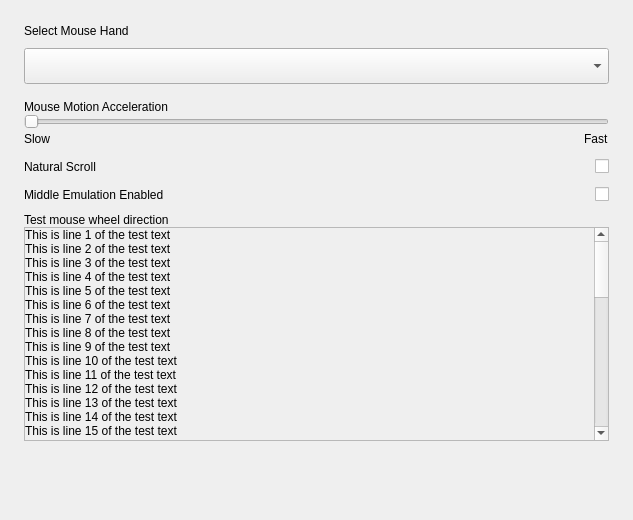
<?xml version="1.0" encoding="UTF-8"?>
<ui version="4.0">
 <class>MousePage</class>
 <widget class="QWidget" name="MousePage">
  <property name="geometry">
   <rect>
    <x>0</x>
    <y>0</y>
    <width>633</width>
    <height>520</height>
   </rect>
  </property>
  <property name="windowTitle">
   <string>Form</string>
  </property>
  <layout class="QVBoxLayout" name="verticalLayout_5">
   <property name="spacing">
    <number>0</number>
   </property>
   <property name="leftMargin">
    <number>0</number>
   </property>
   <property name="topMargin">
    <number>0</number>
   </property>
   <property name="rightMargin">
    <number>0</number>
   </property>
   <property name="bottomMargin">
    <number>0</number>
   </property>
   <item>
    <widget class="QScrollArea" name="scrollArea">
     <property name="frameShape">
      <enum>QFrame::NoFrame</enum>
     </property>
     <property name="widgetResizable">
      <bool>true</bool>
     </property>
     <widget class="QWidget" name="scrollAreaWidgetContents">
      <property name="geometry">
       <rect>
        <x>0</x>
        <y>0</y>
        <width>633</width>
        <height>520</height>
       </rect>
      </property>
      <layout class="QVBoxLayout" name="verticalLayout_2">
       <property name="spacing">
        <number>0</number>
       </property>
       <property name="leftMargin">
        <number>24</number>
       </property>
       <property name="topMargin">
        <number>24</number>
       </property>
       <property name="rightMargin">
        <number>24</number>
       </property>
       <property name="bottomMargin">
        <number>40</number>
       </property>
       <item>
        <widget class="QLabel" name="label_hand_mode">
         <property name="text">
          <string>Select Mouse Hand</string>
         </property>
        </widget>
       </item>
       <item>
        <spacer name="verticalSpacer_2">
         <property name="orientation">
          <enum>Qt::Vertical</enum>
         </property>
         <property name="sizeType">
          <enum>QSizePolicy::Fixed</enum>
         </property>
         <property name="sizeHint" stdset="0">
          <size>
           <width>20</width>
           <height>10</height>
          </size>
         </property>
        </spacer>
       </item>
       <item>
        <widget class="QComboBox" name="comboBox_hand_mode">
         <property name="minimumSize">
          <size>
           <width>0</width>
           <height>36</height>
          </size>
         </property>
         <property name="maximumSize">
          <size>
           <width>16777215</width>
           <height>36</height>
          </size>
         </property>
         <property name="accessibleName">
          <string>ComboSelectMouseHand</string>
         </property>
        </widget>
       </item>
       <item>
        <spacer name="verticalSpacer_3">
         <property name="orientation">
          <enum>Qt::Vertical</enum>
         </property>
         <property name="sizeType">
          <enum>QSizePolicy::Fixed</enum>
         </property>
         <property name="sizeHint" stdset="0">
          <size>
           <width>20</width>
           <height>16</height>
          </size>
         </property>
        </spacer>
       </item>
       <item>
        <widget class="QLabel" name="label_move_speed">
         <property name="text">
          <string>Mouse Motion Acceleration</string>
         </property>
        </widget>
       </item>
       <item>
        <widget class="QSlider" name="slider_speed">
         <property name="accessibleName">
          <string>SliderMouseMotionAcceleration</string>
         </property>
         <property name="minimum">
          <number>0</number>
         </property>
         <property name="maximum">
          <number>100</number>
         </property>
         <property name="singleStep">
          <number>0</number>
         </property>
         <property name="pageStep">
          <number>1</number>
         </property>
         <property name="value">
          <number>0</number>
         </property>
         <property name="orientation">
          <enum>Qt::Horizontal</enum>
         </property>
        </widget>
       </item>
       <item>
        <layout class="QHBoxLayout" name="horizontalLayout_2">
         <property name="bottomMargin">
          <number>0</number>
         </property>
         <item>
          <widget class="QLabel" name="label_slow">
           <property name="text">
            <string>Slow</string>
           </property>
          </widget>
         </item>
         <item>
          <spacer name="horizontalSpacer">
           <property name="orientation">
            <enum>Qt::Horizontal</enum>
           </property>
           <property name="sizeHint" stdset="0">
            <size>
             <width>40</width>
             <height>20</height>
            </size>
           </property>
          </spacer>
         </item>
         <item>
          <widget class="QLabel" name="label_fast">
           <property name="text">
            <string>Fast</string>
           </property>
          </widget>
         </item>
        </layout>
       </item>
       <item>
        <spacer name="verticalSpacer_4">
         <property name="orientation">
          <enum>Qt::Vertical</enum>
         </property>
         <property name="sizeType">
          <enum>QSizePolicy::Fixed</enum>
         </property>
         <property name="sizeHint" stdset="0">
          <size>
           <width>20</width>
           <height>8</height>
          </size>
         </property>
        </spacer>
       </item>
       <item>
        <layout class="QHBoxLayout" name="horizontalLayout">
         <property name="spacing">
          <number>0</number>
         </property>
         <property name="bottomMargin">
          <number>0</number>
         </property>
         <item>
          <widget class="QLabel" name="label_natural_scroll">
           <property name="text">
            <string>Natural Scroll</string>
           </property>
          </widget>
         </item>
         <item>
          <spacer name="horizontalSpacer_4">
           <property name="orientation">
            <enum>Qt::Horizontal</enum>
           </property>
           <property name="sizeHint" stdset="0">
            <size>
             <width>40</width>
             <height>20</height>
            </size>
           </property>
          </spacer>
         </item>
         <item>
          <widget class="KiranSwitchButton" name="checkBox_natural_scroll">
           <property name="accessibleName">
            <string>SwitchMouseNatturalScroll</string>
           </property>
           <property name="text">
            <string/>
           </property>
          </widget>
         </item>
        </layout>
       </item>
       <item>
        <spacer name="verticalSpacer_5">
         <property name="orientation">
          <enum>Qt::Vertical</enum>
         </property>
         <property name="sizeType">
          <enum>QSizePolicy::Fixed</enum>
         </property>
         <property name="sizeHint" stdset="0">
          <size>
           <width>20</width>
           <height>8</height>
          </size>
         </property>
        </spacer>
       </item>
       <item>
        <layout class="QHBoxLayout" name="horizontalLayout_3">
         <property name="bottomMargin">
          <number>0</number>
         </property>
         <item>
          <widget class="QLabel" name="label_middle_emulation">
           <property name="text">
            <string>Middle Emulation Enabled</string>
           </property>
          </widget>
         </item>
         <item>
          <spacer name="horizontalSpacer_2">
           <property name="orientation">
            <enum>Qt::Horizontal</enum>
           </property>
           <property name="sizeHint" stdset="0">
            <size>
             <width>40</width>
             <height>20</height>
            </size>
           </property>
          </spacer>
         </item>
         <item>
          <widget class="KiranSwitchButton" name="checkBox_middle_emulation">
           <property name="accessibleName">
            <string>SwitchMiddleEmulation</string>
           </property>
           <property name="text">
            <string/>
           </property>
          </widget>
         </item>
        </layout>
       </item>
       <item>
        <spacer name="verticalSpacer_6">
         <property name="orientation">
          <enum>Qt::Vertical</enum>
         </property>
         <property name="sizeType">
          <enum>QSizePolicy::Fixed</enum>
         </property>
         <property name="sizeHint" stdset="0">
          <size>
           <width>20</width>
           <height>8</height>
          </size>
         </property>
        </spacer>
       </item>
       <item>
        <widget class="QWidget" name="testWidget" native="true">
         <layout class="QVBoxLayout" name="verticalLayout_3">
          <property name="spacing">
           <number>0</number>
          </property>
          <property name="leftMargin">
           <number>0</number>
          </property>
          <property name="topMargin">
           <number>0</number>
          </property>
          <property name="rightMargin">
           <number>0</number>
          </property>
          <property name="bottomMargin">
           <number>0</number>
          </property>
          <item>
           <widget class="QLabel" name="label">
            <property name="text">
             <string>Test mouse wheel direction</string>
            </property>
           </widget>
          </item>
          <item>
           <widget class="QScrollArea" name="testScrollArea">
            <property name="widgetResizable">
             <bool>true</bool>
            </property>
            <widget class="QWidget" name="testScrollAreaWidget">
             <property name="geometry">
              <rect>
               <x>0</x>
               <y>0</y>
               <width>569</width>
               <height>900</height>
              </rect>
             </property>
             <layout class="QVBoxLayout" name="verticalLayout">
              <property name="spacing">
               <number>0</number>
              </property>
              <property name="leftMargin">
               <number>0</number>
              </property>
              <property name="topMargin">
               <number>0</number>
              </property>
              <property name="rightMargin">
               <number>0</number>
              </property>
              <property name="bottomMargin">
               <number>0</number>
              </property>
              <item>
               <widget class="QLabel" name="label_test">
                <property name="text">
                 <string>This is line 1 of the test text
This is line 2 of the test text
This is line 3 of the test text
This is line 4 of the test text
This is line 5 of the test text
This is line 6 of the test text
This is line 7 of the test text
This is line 8 of the test text
This is line 9 of the test text
This is line 10 of the test text
This is line 11 of the test text
This is line 12 of the test text
This is line 13 of the test text
This is line 14 of the test text
This is line 15 of the test text
This is line 16 of the test text
This is line 17 of the test text
This is line 18 of the test text
This is line 19 of the test text
This is line 20 of the test text
This is line 21 of the test text
This is line 22 of the test text
This is line 23 of the test text
This is line 24 of the test text
This is line 25 of the test text
This is line 26 of the test text
This is line 27 of the test text
This is line 28 of the test text
This is line 29 of the test text
This is line 30 of the test text
This is line 31 of the test text
This is line 32 of the test text
This is line 33 of the test text
This is line 34 of the test text
This is line 35 of the test text
This is line 36 of the test text
This is line 37 of the test text
This is line 38 of the test text
This is line 39 of the test text
This is line 40 of the test text
This is line 41 of the test text
This is line 42 of the test text
This is line 43 of the test text
This is line 44 of the test text
This is line 45 of the test text
This is line 46 of the test text
This is line 47 of the test text
This is line 48 of the test text
This is line 49 of the test text
This is line 50 of the test text</string>
                </property>
                <property name="wordWrap">
                 <bool>true</bool>
                </property>
               </widget>
              </item>
             </layout>
            </widget>
           </widget>
          </item>
         </layout>
        </widget>
       </item>
       <item>
        <spacer name="verticalSpacer">
         <property name="orientation">
          <enum>Qt::Vertical</enum>
         </property>
         <property name="sizeHint" stdset="0">
          <size>
           <width>20</width>
           <height>161</height>
          </size>
         </property>
        </spacer>
       </item>
      </layout>
     </widget>
    </widget>
   </item>
  </layout>
 </widget>
 <customwidgets>
  <customwidget>
   <class>KiranSwitchButton</class>
   <extends>QCheckBox</extends>
   <header>kiranwidgets-qt5/kiran-switch-button.h</header>
  </customwidget>
 </customwidgets>
 <resources/>
 <connections/>
</ui>
